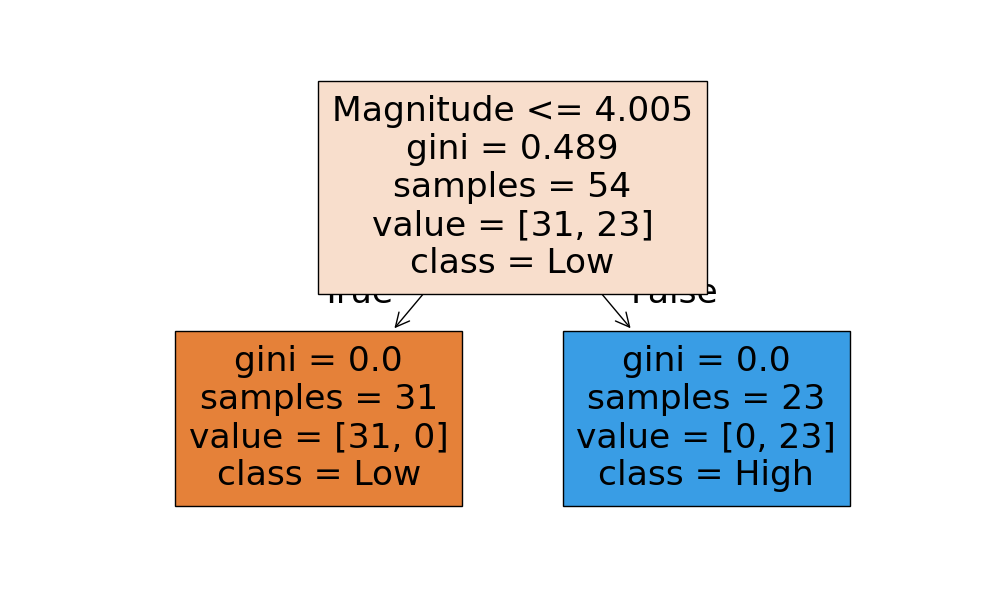

The Python source for this figure:
"""
GeoNet Quake Classifier - Decision Tree Model (Refactored)

This module provides functionality to fetch, process,
and classify earthquake data from GeoNet New Zealand's API
using a Decision Tree classifier. It uses the utilities module
to reduce code duplication.
"""

import matplotlib.pyplot as plt
from sklearn.model_selection import train_test_split
from sklearn.tree import DecisionTreeClassifier, plot_tree
from sklearn.metrics import accuracy_score

from config import (
    DECISION_TREE_MAP_INTENSITY_TYPE,
    MIN_MAGNITUDE,
)

import utilities


class QuakeClassifierDecisionTree:
    """
    A class to handle earthquake data processing and classification.

    This class provides methods to fetch earthquake data from GeoNet,
    process and filter the data, train a decision tree classifier,
    and generate map visualization data.
    """

    def __init__(self, filters=None):
        """
        Initialize the QuakeClassifierDecisionTree with optional filters.

        Args:
            filters (dict, optional): Custom filters for the GeoNet API query.
                Defaults to DEFAULT_FILTERS from config.
        """
        self.filters = filters
        self.model = DecisionTreeClassifier(random_state=42)
        self.api_url = utilities.build_api_url(filters)

    def predict_intensity(self, magnitude, depth):
        """
        Predict earthquake intensity using the trained model.

        Args:
            magnitude (float): Earthquake magnitude.
            depth (float): Earthquake depth in kilometers.

        Returns:
            dict: Predicted intensity class and label.
        """
        pred = self.model.predict([[magnitude, depth]])[0]
        return {
            "intensity_class": pred,
            "intensity": "High" if pred else "Low",
        }

    def train_model(
        self,
        features_train,
        labels_train,
        features_test,
        labels_test,
    ):
        """
        Train the decision tree classifier and generate visualization.

        Args:
            features_train (pd.DataFrame): Training features.
            labels_train (pd.Series): Training labels.
            features_test (pd.DataFrame): Test features.
            labels_test (pd.Series): Test labels.

        Returns:
            float: Model accuracy score.
        """
        # Train the model using the provided split data
        self.model.fit(features_train, labels_train)

        # Evaluate accuracy
        accuracy = accuracy_score(
            labels_test, self.model.predict(features_test)
        )  # noqa: E501

        # Plot the decision tree
        plt.figure(figsize=(10, 6))
        plot_tree(
            self.model,
            filled=True,
            feature_names=["Magnitude", "Depth"],
            class_names=["Low", "High"],
        )
        plt.savefig("decision_tree_model.png")
        plt.close()

        return accuracy


def main():
    """
    Main function to run the earthquake classification and mapping process.
    """
    print("🌳 GeoNet Earthquake Decision Tree Classifier")
    print("=" * 45)
    print("Fetching earthquake data from GeoNet...")

    qc = QuakeClassifierDecisionTree()
    features = utilities.fetch_data(qc.api_url)
    if not features:
        print("No features fetched.")
        return

    df = utilities.process_data(features)
    if df.empty:
        print("No data after processing.")
        return

    df = utilities.filter_data(df)
    if df.empty:
        print("No data after filtering.")
        return

    # Calculate intensity_class for training
    df["intensity_class"] = df["magnitude"].apply(
        utilities.calculate_intensity_class
    )  # noqa: E501

    # Print dataset summary
    utilities.print_dataset_summary(df)

    # Determine the final intensity for mapping based on config
    if DECISION_TREE_MAP_INTENSITY_TYPE == "predicted":
        # Prepare data for training
        features = df[["magnitude", "depth"]]
        labels = df["intensity_class"]

        # Ensure there's enough data to split and train
        if len(df) < 2:
            print(
                "Not enough data to train the model. "
                "Using threshold-based classification."
            )
            df = utilities.apply_intensity_labels(df)
            acc = 0.0
        else:
            print("\nTraining decision tree classifier...")

            # Split data for training and testing
            # fmt: off
            features_train, features_test, labels_train, labels_test = (
                train_test_split(
                    features, labels, test_size=0.2, random_state=42
                )
            )
            # fmt: on

            # Train the model and get accuracy
            acc = qc.train_model(
                features_train, labels_train, features_test, labels_test
            )

            # Predict intensity using the trained model
            # on the entire filtered data
            df["intensity"] = qc.model.predict(df[["magnitude", "depth"]])
            df["intensity"] = df["intensity"].apply(
                lambda x: "High" if x else "Low"
            )  # noqa: E501
    else:
        # Use the calculated intensity_class as the actual intensity
        df = utilities.apply_intensity_labels(df)
        acc = 0.0

    print("\nGenerating interactive map...")
    map_data = utilities.generate_map_data(df)
    if not map_data:
        print("No map data generated.")
        return

    # Generate HTML using utilities
    model_config = {
        "name": "Decision Tree Model",
        "emoji": "🌳",
        "header_color": "#2c5282",
    }
    html_content = utilities.generate_map_html(
        map_data, MIN_MAGNITUDE, model_config
    )
    utilities.save_html_file(html_content, "decision_tree.html")

    print("\n✅ Classification complete!")
    if acc > 0:
        print(f"Model accuracy: {acc:.4f}")
    print(f"Processed {len(df)} earthquakes")
    print("🌳 View results: decision_tree.html")


if __name__ == "__main__":
    main()
